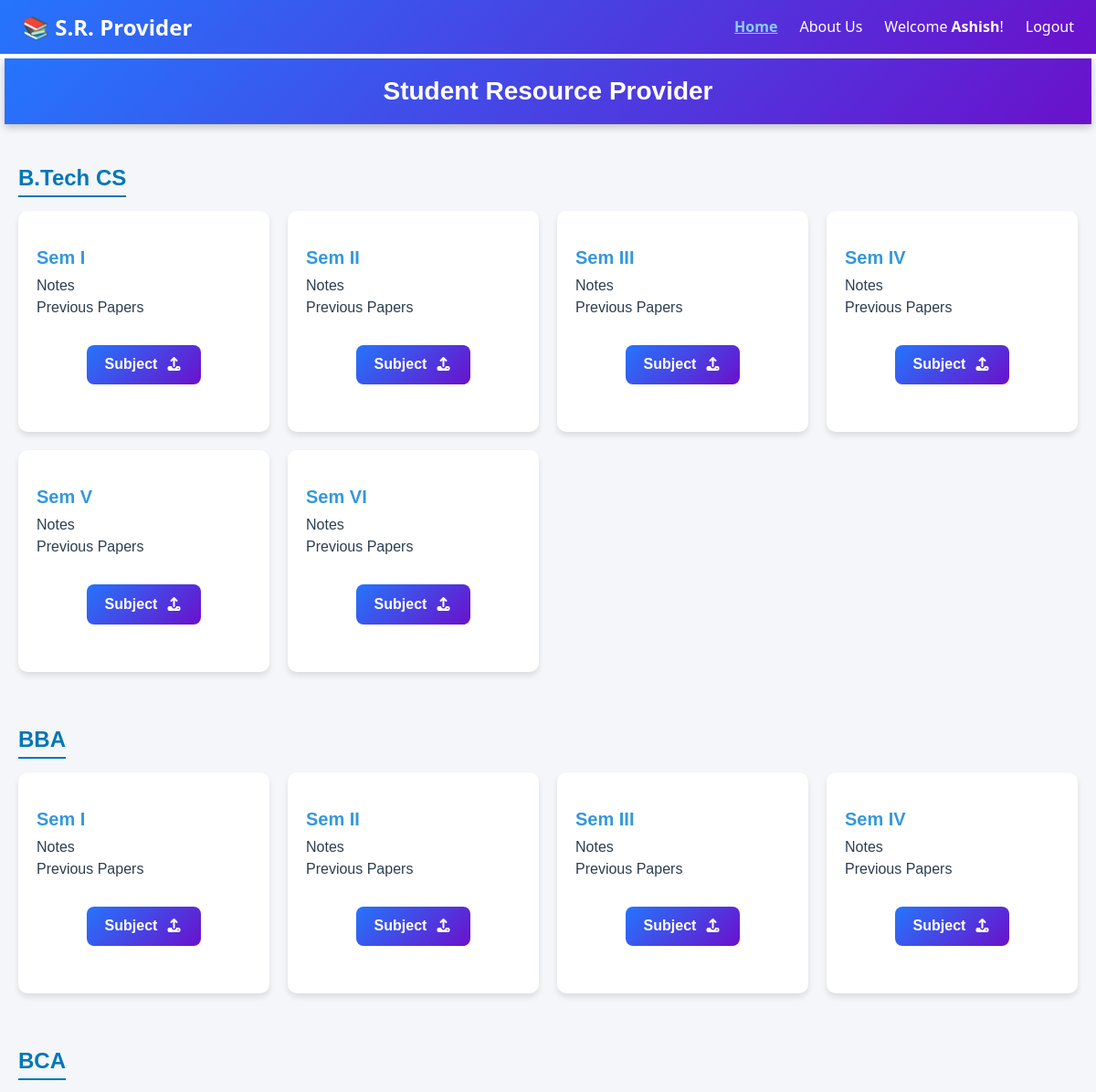
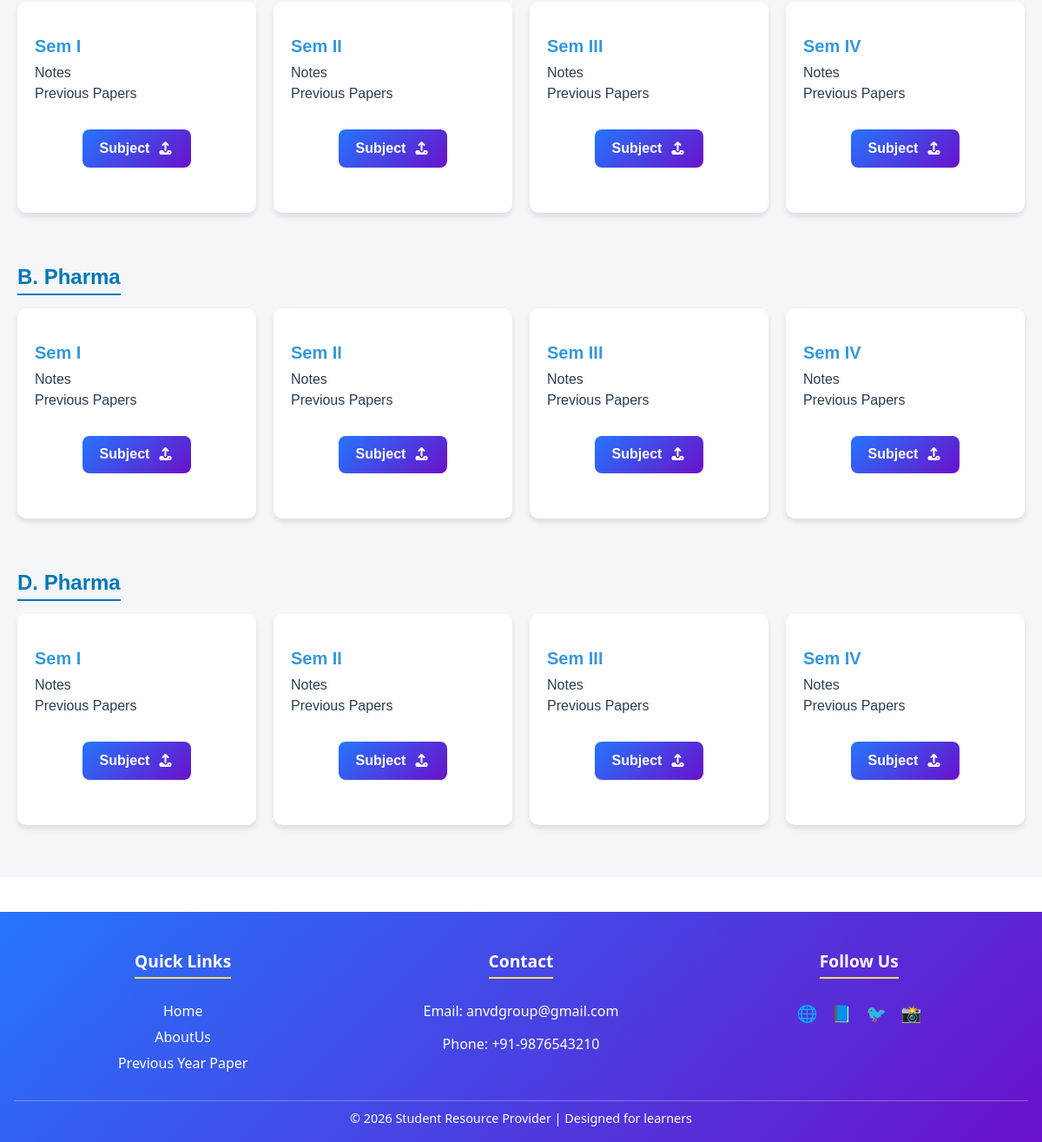
The app's page / (signed in) with its own data (2 pictures, top to bottom).
### user_auth/models.py (models this page shows)
class CustomUser(AbstractUser):
   email = models.EmailField(unique=True)
   is_email_verified = models.BooleanField(default=False)
   email_otp = models.CharField(max_length=6, null=True, blank=True)
   otp_last_sent = models.DateTimeField(null=True, blank=True)

### resources/models.py (models this page shows, shortened)
class CourseModel(models.Model):
   user = models.ForeignKey(CustomUser,on_delete=models.CASCADE,related_name='cousre_model')
   course_id = models.UUIDField(primary_key=True,editable=False,default=uuid.uuid4)
   course_name = models.CharField(max_length=250,default='B.Tech CS')
   created_at = models.DateTimeField(auto_now=True)

class SemesterModel(models.Model):
    semester_id = models.UUIDField(primary_key=True,editable=False,default=uuid.uuid4)
    semester = models.CharField(choices=SEM_CHOISES,default='Sem I',max_length=10)
    course = models.ForeignKey(CourseModel,on_delete=models.CASCADE,related_name='semesters')

### user_auth/views.py (the view)
# urls.py: 2. Add a URL to urlpatterns:  path('', views.home, name='home')
def home(request):
    courses = CourseModel.objects.all()
    semesters = SemesterModel.objects.all()
    notes = Notes.objects.all()
    subjects = Subject.objects.all()
    units = Unit.objects.all()
    resources = {
        "courses":courses,
        'semesters':semesters,
        'notes':notes,
        'subjects':subjects,
        'units':units
    }
    return render(request, 'home.html',resources)

### user_auth/templates/home.html (shortened to what this page needs)
{% extends "base.html" %}
{% load static %}
{% block main %}
  <head>
      <link rel="stylesheet" href="{% static 'upload_btn.css' %}">
  </head>
<div class = "home-page">
  <header>Student Resource Provider</header>
<div class="container">
  {% for course in courses %}
  <div class="course-section" id = "{{course.course_name}}">
    <h2 class="course-title">{{course.course_name}}</h2>
    <div class="semester-grid">
      {% for sem in course.semesters.all  %}
      <div class="semester-card">
        <h3 class="semester-title">{{sem.semester}}</h3>
        <div class="links">
          <a href="{% url "notes" sem.semester_id %}">Notes</a>
          <a href="{% url "papers" %}">Previous Papers</a>
        </div>
        {% if courses %}
        {% if request.user.is_authenticated %}
        <div class = "actions">
              <button class="icon-btn upload"><a href = "{% url "upload_subject" sem.semester_id %}">Subject<i class="fa-solid fa-upload"></i></a></button>
        </div>
        {% endif %}
        {% endif %}
      </div>
      {% endfor %}
    </div>
  </div>
  {% endfor %}
</div>
</div>
</html>
{% endblock main %}

### user_auth/templates/navbar.html (shortened to what this page needs)
  <nav class="navbar">
    <div class="logo" >
      <a href = "{% url "home" %}">
        <span>📚 S.R. </span>Provider
      </a>
    </div>
    <ul id="nav-links">
      <li><a {% if request.path == '/' %} style = "text-decoration:underline; font-weight:600; color:skyblue;" {% endif %} href="{% url "home" %}">Home</a></li>
      <li><a {% if request.path == '/about-us/' %} style = "text-decoration:underline; font-weight:600; color:skyblue;" {% endif %} href="{% url "about" %}">About Us</a></li>
      {% if not request.user.is_authenticated %}
      <li><a {% if request.path == '/register/' %} style = "text-decoration:underline; font-weight:600; color:skyblue;" {% endif %} href="{% url "register" %}">Register</a></li>
      <li><a {% if request.path == '/login/' %} style = "text-decoration:underline; font-weight:600; color:skyblue;" {% endif %} href="{% url "login" %}">Login</a></li>
      {% else %}
      <li style="color: #fff;">Welcome <a href = {% url "profile" request.user.pk %}><strong style = "text-transform: capitalize;">{{ request.user.username }}</strong>!</a></li>
      <li><a href="{% url "logout" %}">Logout</a></li>
      {% endif %}
    </ul>
  </nav>

### user_auth/static/upload_btn.css (style rules this page uses)
.home-page { font-family: Arial, sans-serif; margin: 0; background: #f4f6f9; color: #2c3e50; }
header { background: linear-gradient(135deg, #2575fc, #6a11cb); padding: 20px; text-align: center; margin:5px; color: #fff; font-size: 28px; font-weight: bold; box-shadow: 0 4px 8px rgba(0,0,0,0.2); }
.container { max-width: 1200px; margin: auto; padding: 20px; }
.course-section { margin-bottom: 40px; }
.course-title { font-size: 24px; margin-bottom: 15px; color: #0077b6; border-bottom: 2px solid #0077b6; display: inline-block; padding-bottom: 5px; }
.semester-grid { display: grid; grid-template-columns: repeat(auto-fit, minmax(220px, 1fr)); gap: 20px; }
.semester-card { background: #fff; border-radius: 10px; padding: 20px; box-shadow: 0 4px 6px rgba(0,0,0,0.1); transition: transform 0.2s ease, box-shadow 0.2s ease; }
.semester-title { font-size: 20px; margin-bottom: 10px; color: #3498db; }
.links a { display: block; margin: 6px 0; text-decoration: none; color: #2c3e50; font-weight: 500; transition: color 0.2s ease; }
.actions { display: flex; flex-wrap: wrap; gap: 1rem; justify-content: center; margin: 2rem 0; }
.icon-btn { background: linear-gradient(135deg, #2575fc, #6a11cb); border: none; border-radius: 8px; padding: 0.8rem 1.2rem; color: #fff; font-size: 1rem; cursor: pointer; transition: all 0.3s ease; display: flex; align-items: center; justify-content: center; }
.icon-btn a { color: #fff; text-decoration: none; font-weight: 600; display: flex; align-items: center; gap: 0.5rem; }
.icon-btn.upload { background: linear-gradient(135deg, #2575fc, #6a11cb); }

### user_auth/templates/navbar.html (style rules this page uses)
body { margin: 0; font-family: 'Segoe UI', Tahoma, Geneva, Verdana, sans-serif; }
.navbar { display: flex; justify-content: space-between; position:sticky; top:0px; z-index:200; align-items: center; background: linear-gradient(135deg, #2575fc, #6a11cb); padding: 0.8rem 1.5rem; color: #fff; }
.navbar .logo { font-size: 1.5rem; font-weight: bold; }
.navbar ul { list-style: none; display: flex; margin: 0; padding: 0; }
.navbar ul li { margin-left: 1.5rem; }
.navbar ul li a { text-decoration: none; color: #fff; font-size: 1rem; transition: color 0.3s ease; }
.logo { font-family: "Segoe UI", Arial, sans-serif; font-size: 1.4rem; font-weight: 600; }
.logo a { text-decoration: none; color: white; transition: color 0.3s ease; }

### records on screen
CustomUser: user.username "Ashish"
CourseModel: course_name "B.Tech CS"
SemesterModel: semester "Sem I"
SemesterModel: semester "Sem II"
SemesterModel: semester "Sem III"
SemesterModel: semester "Sem IV"
SemesterModel: semester "Sem V"
SemesterModel: semester "Sem VI"
CourseModel: course_name "BBA"
SemesterModel: semester "Sem I"
SemesterModel: semester "Sem II"
SemesterModel: semester "Sem III"
SemesterModel: semester "Sem IV"
CourseModel: course_name "BCA"
SemesterModel: semester "Sem I"
SemesterModel: semester "Sem II"
SemesterModel: semester "Sem III"
SemesterModel: semester "Sem IV"
CourseModel: course_name "B. Pharma"
SemesterModel: semester "Sem I"
SemesterModel: semester "Sem II"
SemesterModel: semester "Sem III"
SemesterModel: semester "Sem IV"
CourseModel: course_name "D. Pharma"
SemesterModel: semester "Sem I"
SemesterModel: semester "Sem II"
SemesterModel: semester "Sem III"
SemesterModel: semester "Sem IV"
